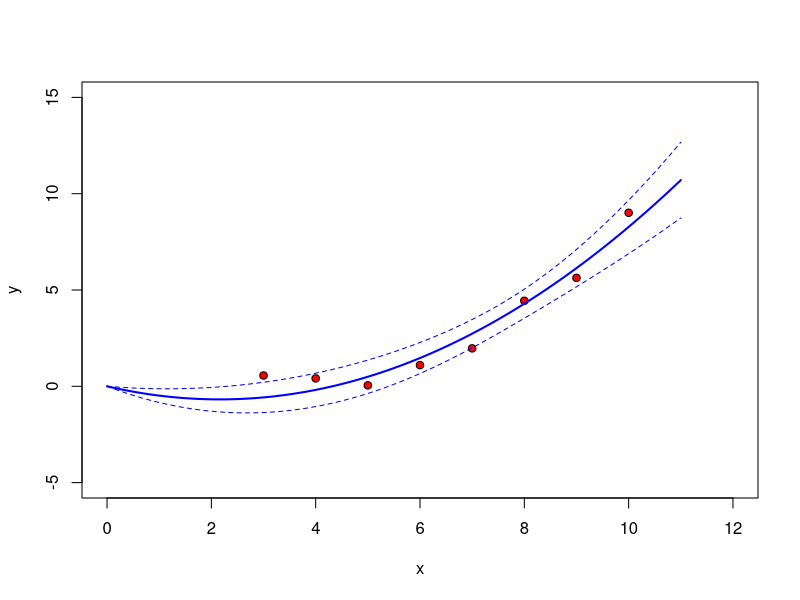

This chart was generated by the following R code:
# Lineares Modell mit Vertrauensbereichen

rm(list=ls())

x <- c(3:10)
y <- c(0.56, 0.41, 0.05, 1.10, 1.97, 4.44, 5.63, 9.01)

plot(x, y, xlim=c(0,12), ylim=c(-5,15), pch=21, bg="red")


model <- lm(y ~ 0 + I(x) + I(x^2))
print(summary(model))

# Berechnung der Modellfunktion inkl. Vertrauenskurven
x.c <- seq(0, 11, 0.02)
y.c <- predict(model, list(x=x.c), interval="confidence")
matlines(x.c, y.c, lty=c(1,2,2), lwd=c(2,1,1), col="blue")




